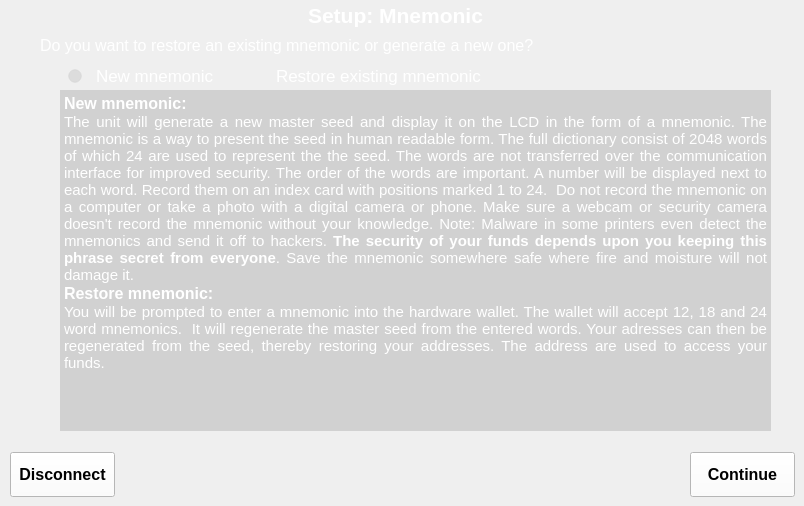
    <widget class="QWidget" name="pageSetupMnemonic2">
     <widget class="QLabel" name="label_11">
      <property name="geometry">
       <rect>
        <x>0</x>
        <y>0</y>
        <width>791</width>
        <height>31</height>
       </rect>
      </property>
      <property name="font">
       <font>
        <pointsize>16</pointsize>
        <weight>75</weight>
        <bold>true</bold>
       </font>
      </property>
      <property name="styleSheet">
       <string notr="true">color: rgb(255, 255, 255);</string>
      </property>
      <property name="text">
       <string>Setup: Mnemonic</string>
      </property>
      <property name="alignment">
       <set>Qt::AlignCenter</set>
      </property>
     </widget>
     <widget class="QLabel" name="label_4">
      <property name="geometry">
       <rect>
        <x>40</x>
        <y>30</y>
        <width>551</width>
        <height>31</height>
       </rect>
      </property>
      <property name="font">
       <font>
        <pointsize>12</pointsize>
       </font>
      </property>
      <property name="styleSheet">
       <string notr="true">color: rgb(255, 255, 255);</string>
      </property>
      <property name="text">
       <string>Do you want to restore an existing mnemonic or generate a new one?</string>
      </property>
     </widget>
     <widget class="QRadioButton" name="rbMnemonicRestore">
      <property name="geometry">
       <rect>
        <x>240</x>
        <y>65</y>
        <width>271</width>
        <height>22</height>
       </rect>
      </property>
      <property name="font">
       <font>
        <pointsize>13</pointsize>
       </font>
      </property>
      <property name="styleSheet">
       <string notr="true">QRadioButton::indicator { width: 30px; height: 30px; }
QRadioButton{ background-color : transparent; color : white; }
</string>
      </property>
      <property name="text">
       <string>Restore existing mnemonic</string>
      </property>
     </widget>
     <widget class="QRadioButton" name="rbMnemonicNew">
      <property name="geometry">
       <rect>
        <x>60</x>
        <y>65</y>
        <width>171</width>
        <height>22</height>
       </rect>
      </property>
      <property name="font">
       <font>
        <pointsize>13</pointsize>
       </font>
      </property>
      <property name="styleSheet">
       <string notr="true">QRadioButton::indicator { width: 30px; height: 30px; }
QRadioButton{ background-color : transparent; color : white; }
</string>
      </property>
      <property name="text">
       <string>New mnemonic</string>
      </property>
      <property name="checked">
       <bool>true</bool>
      </property>
     </widget>
     <widget class="QTextEdit" name="teMnemonicInstruction">
      <property name="geometry">
       <rect>
        <x>60</x>
        <y>90</y>
        <width>711</width>
        <height>341</height>
       </rect>
      </property>
      <property name="styleSheet">
       <string notr="true">color: rgb(255, 255, 255);
background-color: rgba(0, 0, 0, 32);</string>
      </property>
      <property name="frameShape">
       <enum>QFrame::NoFrame</enum>
      </property>
      <property name="readOnly">
       <bool>true</bool>
      </property>
      <property name="html">
       <string>&lt;!DOCTYPE HTML PUBLIC &quot;-//W3C//DTD HTML 4.0//EN&quot; &quot;http://www.w3.org/TR/REC-html40/strict.dtd&quot;&gt;
&lt;html&gt;&lt;head&gt;&lt;meta name=&quot;qrichtext&quot; content=&quot;1&quot; /&gt;&lt;style type=&quot;text/css&quot;&gt;
p, li { white-space: pre-wrap; }
&lt;/style&gt;&lt;/head&gt;&lt;body style=&quot; font-family:'Noto Sans'; font-size:10pt; font-weight:400; font-style:normal;&quot;&gt;
&lt;p align=&quot;justify&quot; style=&quot; margin-top:0px; margin-bottom:0px; margin-left:0px; margin-right:0px; -qt-block-indent:0; text-indent:0px;&quot;&gt;&lt;span style=&quot; font-size:12pt; font-weight:600;&quot;&gt;New mnemonic:&lt;/span&gt;&lt;/p&gt;
&lt;p align=&quot;justify&quot; style=&quot; margin-top:0px; margin-bottom:0px; margin-left:0px; margin-right:0px; -qt-block-indent:0; text-indent:0px;&quot;&gt;&lt;span style=&quot; font-size:11pt;&quot;&gt;The unit will generate a new master seed and display it on the LCD in the form of a mnemonic. The mnemonic is a way to present the seed in human readable form. The full dictionary consist of 2048 words of which 24 are used to represent the the seed. The words are not transferred over the communication interface for improved security. The order of the words are important. A number will be displayed next to each word. Record them on an index card with positions marked 1 to 24.  Do not record the mnemonic on a computer or take a photo with a digital camera or phone. Make sure a webcam or security camera doesn't record the mnemonic without your knowledge. Note: Malware in some printers even detect the mnemonics and send it off to hackers. &lt;/span&gt;&lt;span style=&quot; font-size:11pt; font-weight:600;&quot;&gt;The security of your funds depends upon you keeping this phrase secret from everyone&lt;/span&gt;&lt;span style=&quot; font-size:11pt;&quot;&gt;. Save the mnemonic somewhere safe where fire and moisture will not damage it.&lt;/span&gt;&lt;/p&gt;
&lt;p align=&quot;justify&quot; style=&quot; margin-top:0px; margin-bottom:0px; margin-left:0px; margin-right:0px; -qt-block-indent:0; text-indent:0px;&quot;&gt;&lt;span style=&quot; font-size:12pt; font-weight:600;&quot;&gt;Restore mnemonic:&lt;/span&gt;&lt;/p&gt;
&lt;p align=&quot;justify&quot; style=&quot; margin-top:0px; margin-bottom:0px; margin-left:0px; margin-right:0px; -qt-block-indent:0; text-indent:0px;&quot;&gt;&lt;span style=&quot; font-size:11pt;&quot;&gt;You will be prompted to enter a mnemonic into the hardware wallet. The wallet will accept 12, 18 and 24 word mnemonics.  It will regenerate the master seed from the entered words. Your adresses can then be regenerated from the seed, thereby restoring your addresses. The address are used to access your funds. &lt;/span&gt;&lt;/p&gt;&lt;/body&gt;&lt;/html&gt;</string>
      </property>
      <property name="textInteractionFlags">
       <set>Qt::NoTextInteraction</set>
      </property>
     </widget>
     <widget class="QPushButton" name="btDisconnect_4">
      <property name="geometry">
       <rect>
        <x>10</x>
        <y>452</y>
        <width>105</width>
        <height>45</height>
       </rect>
      </property>
      <property name="minimumSize">
       <size>
        <width>105</width>
        <height>45</height>
       </size>
      </property>
      <property name="maximumSize">
       <size>
        <width>105</width>
        <height>45</height>
       </size>
      </property>
      <property name="font">
       <font>
        <pointsize>12</pointsize>
        <weight>75</weight>
        <bold>true</bold>
       </font>
      </property>
      <property name="styleSheet">
       <string notr="true">background-color: rgba(255, 255, 255, 255);</string>
      </property>
      <property name="text">
       <string>Disconnect</string>
      </property>
     </widget>
     <widget class="QPushButton" name="btSetupMnemonic2">
      <property name="geometry">
       <rect>
        <x>690</x>
        <y>452</y>
        <width>105</width>
        <height>45</height>
       </rect>
      </property>
      <property name="minimumSize">
       <size>
        <width>105</width>
        <height>45</height>
       </size>
      </property>
      <property name="maximumSize">
       <size>
        <width>105</width>
        <height>45</height>
       </size>
      </property>
      <property name="font">
       <font>
        <pointsize>12</pointsize>
        <weight>75</weight>
        <bold>true</bold>
       </font>
      </property>
      <property name="styleSheet">
       <string notr="true">background-color: rgba(255, 255, 255, 255);</string>
      </property>
      <property name="text">
       <string>Continue</string>
      </property>
     </widget>
    </widget>
